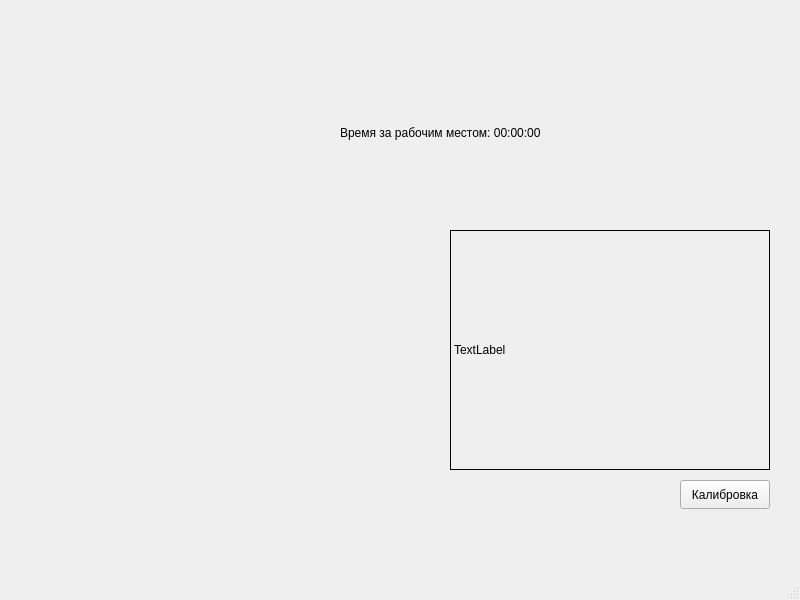
<?xml version="1.0" encoding="UTF-8"?>
<ui version="4.0">
 <class>MainWindow</class>
 <widget class="QMainWindow" name="MainWindow">
  <property name="geometry">
   <rect>
    <x>0</x>
    <y>0</y>
    <width>800</width>
    <height>600</height>
   </rect>
  </property>
  <property name="windowTitle">
   <string>MainWindow</string>
  </property>
  <widget class="QWidget" name="centralwidget">
   <widget class="QLabel" name="labelVideo">
    <property name="geometry">
     <rect>
      <x>450</x>
      <y>230</y>
      <width>320</width>
      <height>240</height>
     </rect>
    </property>
    <property name="minimumSize">
     <size>
      <width>320</width>
      <height>240</height>
     </size>
    </property>
    <property name="frameShape">
     <enum>QFrame::Shape::Box</enum>
    </property>
    <property name="text">
     <string>TextLabel</string>
    </property>
   </widget>
   <widget class="QPushButton" name="btnCalibrate">
    <property name="geometry">
     <rect>
      <x>680</x>
      <y>480</y>
      <width>90</width>
      <height>29</height>
     </rect>
    </property>
    <property name="text">
     <string>Калибровка</string>
    </property>
   </widget>
   <widget class="QLabel" name="labelWorkTime">
    <property name="geometry">
     <rect>
      <x>340</x>
      <y>109</y>
      <width>401</width>
      <height>61</height>
     </rect>
    </property>
    <property name="text">
     <string>Время за рабочим местом: 00:00:00
</string>
    </property>
   </widget>
  </widget>
  <widget class="QMenuBar" name="menubar">
   <property name="geometry">
    <rect>
     <x>0</x>
     <y>0</y>
     <width>800</width>
     <height>25</height>
    </rect>
   </property>
  </widget>
  <widget class="QStatusBar" name="statusbar"/>
 </widget>
 <resources/>
 <connections/>
</ui>
